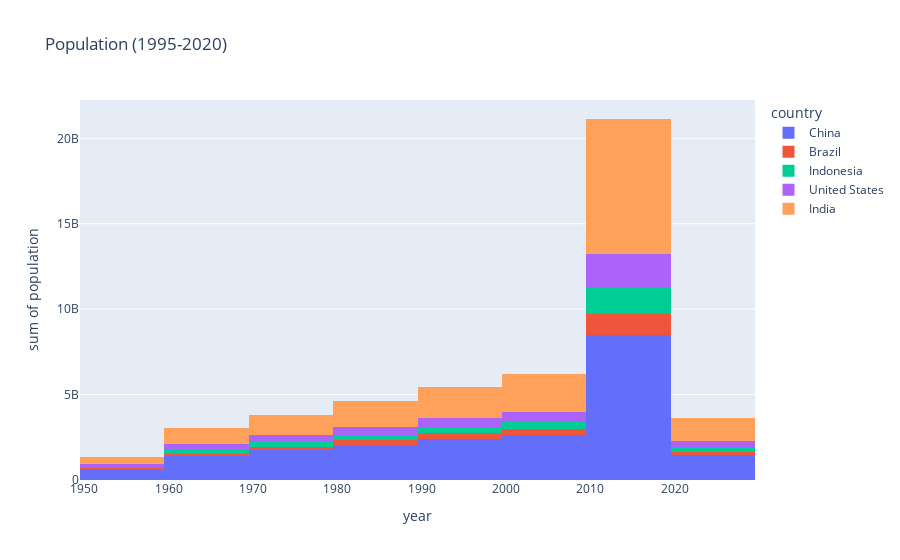

Notebook code for this chart:
### Markdown cell above
## Histogram

### Code cell
import plotly.express as px
df_max = df_population_raw[df_population_raw['country'].isin(['United States' , 'India' , 'China' , 'Indonesia' , 'Brazil'])] 
fig = px.histogram(df_max ,               
                   x='year',
                  y='population',
                  color='country' ,
                  title='Population (1995-2020)')

fig.show()

### Figure 1 — Plotly figure (JSON) as saved in the notebook; plotly's stock layout.template omitted (floating-point values rounded to 4 significant figures)
{"data": [{"alignmentgroup": "True", "bingroup": "x", "histfunc": "sum", "hovertemplate": "country=China<br>year=%{x}<br>sum of population=%{y}<extra></extra>", "legendgroup": "China", "marker": {"color": "#636efa", "pattern": {"shape": ""}}, "name": "China", "offsetgroup": "China", "orientation": "v", "showlegend": true, "type": "histogram", "x": [2020, 2019, 2018, 2017, 2016, 2015, 2010, 2005, 2000, 1995, 1990, 1985, 1980, 1975, 1970, 1965, 1960, 1955], "xaxis": "x", "y": [1439323776, 1433783686, 1427647786, 1421021791, 1414049351, 1406847870, 1368810615, 1330776380, 1290550765, 1240920535, 1176883674, 1075589361, 1000089235, 926240885, 827601394, 724218968, 660408056, 612241554], "yaxis": "y"}, {"alignmentgroup": "True", "bingroup": "x", "histfunc": "sum", "hovertemplate": "country=Brazil<br>year=%{x}<br>sum of population=%{y}<extra></extra>", "legendgroup": "Brazil", "marker": {"color": "#EF553B", "pattern": {"shape": ""}}, "name": "Brazil", "offsetgroup": "Brazil", "orientation": "v", "showlegend": true, "type": "histogram", "x": [2020, 2019, 2018, 2017, 2016, 2015, 2010, 2005, 2000, 1995, 1990, 1985, 1980, 1975, 1970, 1965, 1960, 1955], "xaxis": "x", "y": [212559417, 211049527, 209469323, 207833823, 206163053, 204471769, 195713635, 186127103, 174790340, 162019896, 149003223, 135274080, 120694009, 107216205, 95113265, 83373530, 72179226, 62533919], "yaxis": "y"}, {"alignmentgroup": "True", "bingroup": "x", "histfunc": "sum", "hovertemplate": "country=Indonesia<br>year=%{x}<br>sum of population=%{y}<extra></extra>", "legendgroup": "Indonesia", "marker": {"color": "#00cc96", "pattern": {"shape": ""}}, "name": "Indonesia", "offsetgroup": "Indonesia", "orientation": "v", "showlegend": true, "type": "histogram", "x": [2020, 2019, 2018, 2017, 2016, 2015, 2010, 2005, 2000, 1995, 1990, 1985, 1980, 1975, 1970, 1965, 1960, 1955], "xaxis": "x", "y": [273523615, 270625568, 267670543, 264650963, 261556381, 258383256, 241834215, 226289470, 211513823, 196934260, 181413402, 164982451, 147447836, 130680727, 114793178, 100267062, 87751068, 77273425], "yaxis": "y"}, {"alignmentgroup": "True", "bingroup": "x", "histfunc": "sum", "hovertemplate": "country=United States<br>year=%{x}<br>sum of population=%{y}<extra></extra>", "legendgroup": "United States", "marker": {"color": "#ab63fa", "pattern": {"shape": ""}}, "name": "United States", "offsetgroup": "United States", "orientation": "v", "showlegend": true, "type": "histogram", "x": [2020, 2019, 2018, 2017, 2016, 2015, 2010, 2005, 2000, 1995, 1990, 1985, 1980, 1975, 1970, 1965, 1960, 1955], "xaxis": "x", "y": [331002651, 329064917, 327096265, 325084756, 323015995, 320878310, 309011475, 294993511, 281710909, 265163745, 252120309, 240499825, 229476354, 219081251, 209513341, 199733676, 186720571, 171685336], "yaxis": "y"}, {"alignmentgroup": "True", "bingroup": "x", "histfunc": "sum", "hovertemplate": "country=India<br>year=%{x}<br>sum of population=%{y}<extra></extra>", "legendgroup": "India", "marker": {"color": "#FFA15A", "pattern": {"shape": ""}}, "name": "India", "offsetgroup": "India", "orientation": "v", "showlegend": true, "type": "histogram", "x": [2020, 2019, 2018, 2017, 2016, 2015, 2010, 2005, 2000, 1995, 1990, 1985, 1980, 1975, 1970, 1965, 1960, 1955], "xaxis": "x", "y": [1380004385, 1366417754, 1352642280, 1338676785, 1324517249, 1310152403, 1234281170, 1147609927, 1056575549, 963922588, 873277798, 784360008, 698952844, 623102897, 555189792, 499123324, 450547679, 409880595], "yaxis": "y"}], "layout": {"barmode": "relative", "legend": {"title": {"text": "country"}, "tracegroupgap": 0}, "title": {"text": "Population (1995-2020)"}, "xaxis": {"anchor": "y", "domain": [0, 1], "title": {"text": "year"}}, "yaxis": {"anchor": "x", "domain": [0, 1], "title": {"text": "sum of population"}}}}
